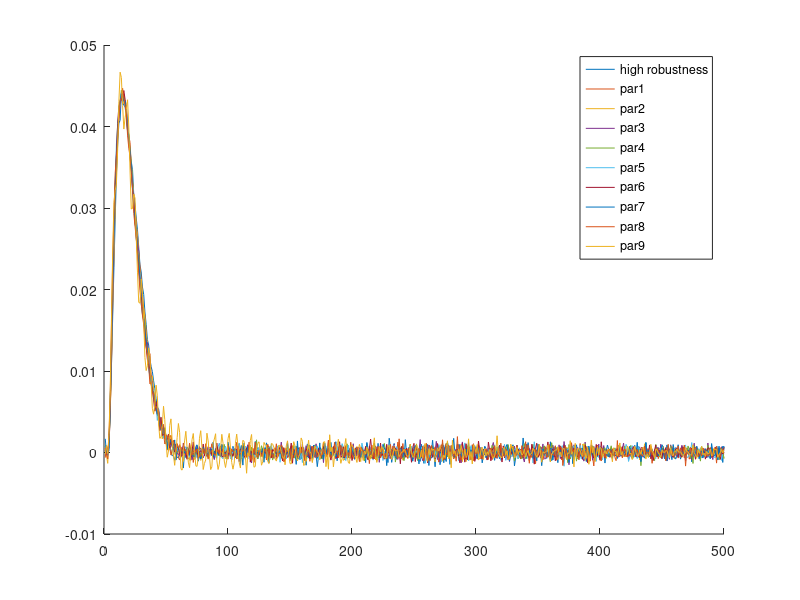
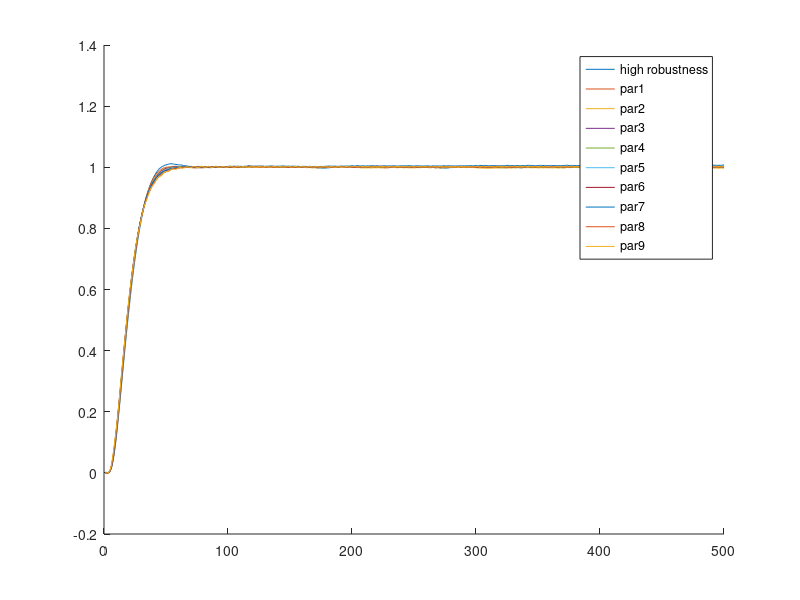

These charts were generated, in order, by the following MATLAB code:
%% comparing H and cumsum of H for different PID parameters

load('H_noise_new_rate700_smooth_100.mat');
h1=H;
load('H_noise_new_rate700_smooth_100_testing_par1.mat');
h2=H;
load('H_noise_new_rate700_smooth_100_testing_par2.mat');
h3=H;
load('H_noise_new_rate700_smooth_100_testing_par3.mat');
h4=H;
load('H_noise_new_rate700_smooth_100_testing_par4.mat')
h5=H;
load('H_noise_new_rate700_smooth_100_testing_par5.mat')
h6=H;
load('H_noise_new_rate700_smooth_100_testing_par6.mat')
h7=H;
load('H_noise_new_rate700_smooth_100_testing_par7.mat')
h8=H;
load('H_noise_new_rate700_smooth_100_testing_par8.mat')
h9=H;
load('H_noise_new_rate700_smooth_100_testing_par12.mat')
h10=H;
figure(1)
hold on
plot(h1);
plot(h2);
plot(h3);
plot(h4);
plot(h5);
plot(h6);
plot(h7);
plot(h8);
plot(h9);
plot(h10);
legend('high robustness','par1','par2','par3','par4','par5','par6','par7','par8','par9');
hold off

figure(2)
hold on
plot(cumsum(h1));
plot(cumsum(h2));
plot(cumsum(h3));
plot(cumsum(h4));
plot(cumsum(h5));
plot(cumsum(h6));
plot(cumsum(h7));
plot(cumsum(h8));
plot(cumsum(h9));
plot(cumsum(h10));
legend('high robustness','par1','par2','par3','par4','par5','par6','par7','par8','par9');
hold off